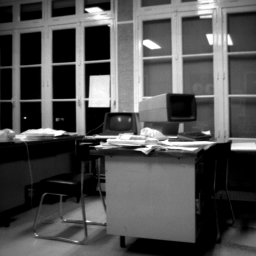
%> input picture TD7_07.10.2021/Louis/bureau256.png, 256 x 256 px
$ octave TD7_Exo4.m   (GNU Octave 9; MATLAB toolbox functions it lacks are replaced by stand-ins)
%> lines starting %> are read from the running program, lines starting %| are printed output that depends on the picture
clear all;
close all;
pkg load image;

J = imread('bureau256.png');
%> J is the input picture: size 256x256 uint8; min 0, max 255, mean 80.8

Mx = [-1 0 1; -1 0 1; -1 0 1]; %Masque en x
My = [1 1 1; 0 0 0; -1 -1 -1]; %Masque en y

%Calcul des d閞iv閑s d'image
Jx = filter2(Mx,J)/6;
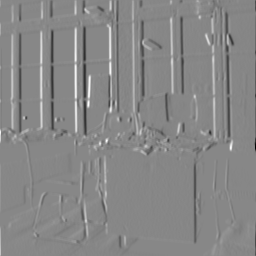
%> Jx: size 256x256 double; min -122.3, max 108.7, mean 0; drawn with min black and max white
Jy = filter2(My,J)/6;
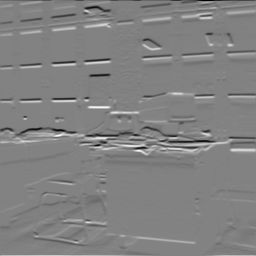
%> Jy: size 256x256 double; min -127.5, max 122.5, mean 0; drawn with min black and max white


eta = atan(Jy./Jx);
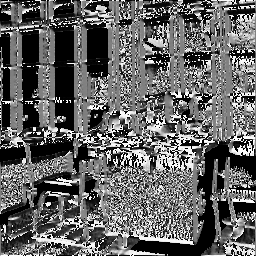
%> eta: size 256x256 double; 15.14% of the values are NaN or infinite; the others: min -1.57, max 1.57, mean -0.112; drawn with min black, max white, NaN and infinite black
figure, imagesc(eta),colormap(gray), title('Gradient direction');

S = J(40:80,120:160); %Sous image de J de taille (40x40)
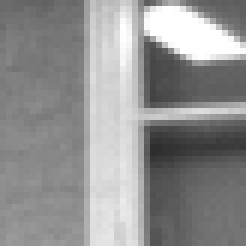
%> S: size 41x41 uint8 (shown 6 times larger); min 45, max 255, mean 145.6
Sx = filter2(Mx,S)/6;
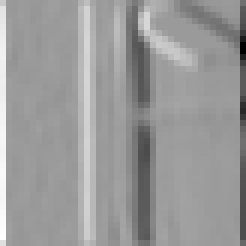
%> Sx: size 41x41 double (shown 6 times larger); min -116.7, max 76, mean -0.2; drawn with min black and max white
Sy = filter2(My,S)/6;
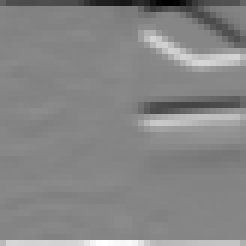
%> Sy: size 41x41 double (shown 6 times larger); min -127, max 114, mean -0.2; drawn with min black and max white

%S2 = J(1:41,1:41); %Sous image de J

figure, clf ; imagesc(S) ; colormap(gray) ; axis image; hold on;
uiver(-Sx, Sy);
%> (this line was passed over: uiver is not available in this run)
quiver(Sy, -Sx,'r');
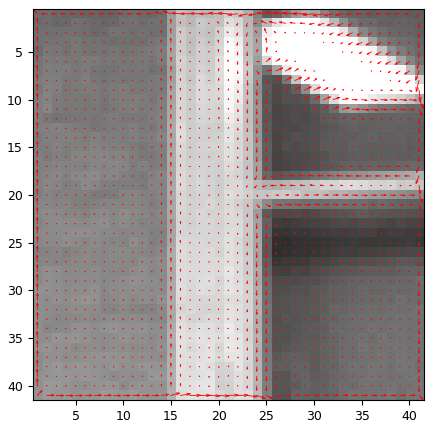
%> figure redrawn from the program's plot data
